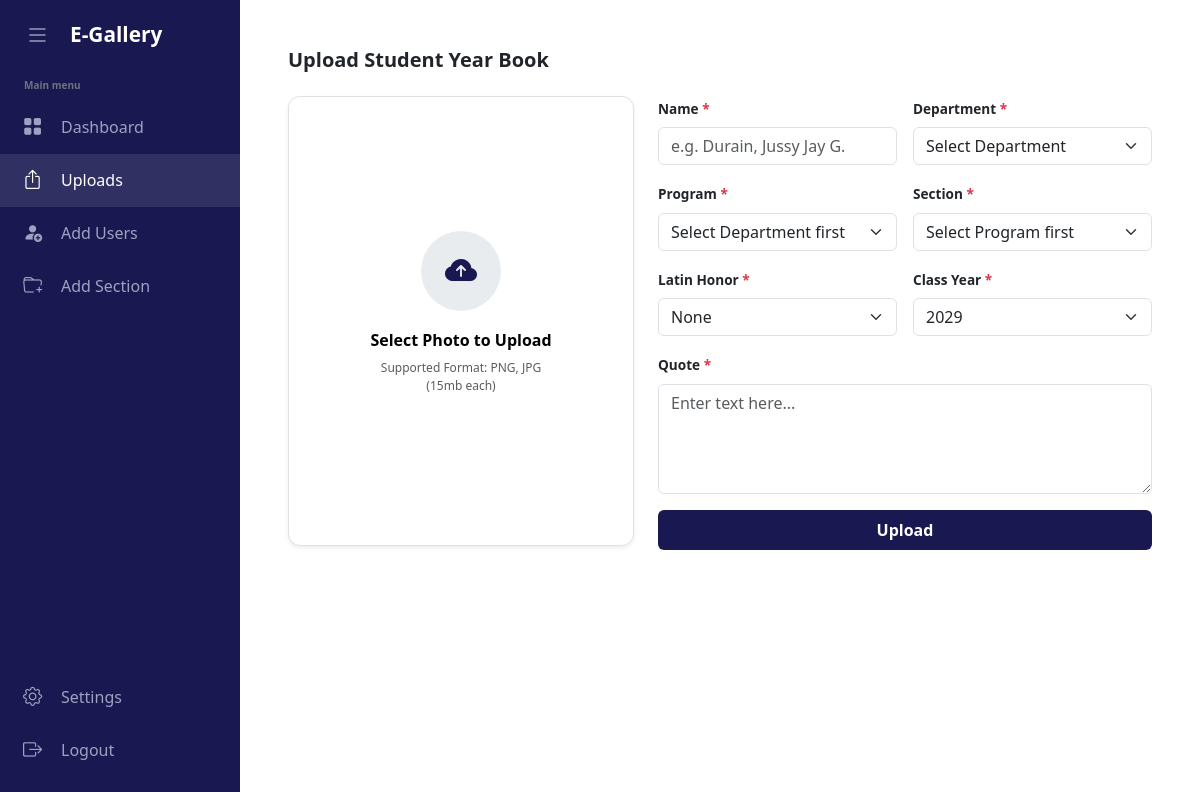
Screenshot of /public/admin/upload.php (signed in) with the database file from the repository.
### tables this page shows
CREATE TABLE `system_settings` (
  `id` int(11) NOT NULL,
  `setting_key` varchar(50) NOT NULL,
  `setting_value` varchar(255) NOT NULL
);

CREATE TABLE `class_years` (
  `id` int(11) NOT NULL,
  `year` varchar(4) NOT NULL
);

### public/admin/includes/sidebar.php
<?php
$currentPage = basename(parse_url($_SERVER["REQUEST_URI"], PHP_URL_PATH));
?>
<nav class="sidebar d-flex flex-column justify-content-between" id="sidebar">
    <div>
        <div class="sidebar-header">
            <button class="menu-toggle-btn" onclick="toggleSidebar()">
                <i class="bi bi-list fs-4"></i>
            </button>
            <div class="sidebar-logo text-nowrap">
                <?php
                    $sysNameDisplay = 'E-Gallery';
                    if (isset($conn)) {
                        $sysNameQuery = $conn->query("SELECT setting_value FROM system_settings WHERE setting_key = 'system_name'");
                        if ($sysNameQuery && $sysNameQuery->num_rows > 0) {
                            $row = $sysNameQuery->fetch_assoc();
                            $sysNameDisplay = $row['setting_value'];
                        }
                    }
                    echo htmlspecialchars($sysNameDisplay);
                ?>
            </div>
        </div>
        <small class="text-secondary px-4 mt-2 d-block fw-bold menu-label" style="font-size: 10px;">Main menu</small>
        <ul class="nav flex-column mt-2">
            <li class="nav-item">
                <a href="index" class="nav-link <?php echo ($currentPage === 'index' || $currentPage === 'index.php') ? 'active' : ''; ?>">
                    <i class="bi bi-grid-fill me-3"></i> <span class="menu-text">Dashboard</span>
                </a>
            </li>
            <li class="nav-item">
                <a href="upload" class="nav-link <?php echo ($currentPage === 'upload' || $currentPage === 'upload.php') ? 'active' : ''; ?>">
                    <i class="bi bi-box-arrow-up me-3"></i> <span class="menu-text">Uploads</span>
                </a>
            </li>
            <li class="nav-item">
                <a href="#" class="nav-link" data-bs-toggle="modal" data-bs-target="#userModal">
                    <i class="bi bi-person-fill-add me-3"></i> <span class="menu-text">Add Users</span>
                </a>
            </li>
            <li class="nav-item">
                <a href="#" class="nav-link" data-bs-toggle="modal" data-bs-target="#sectionModal">
                    <i class="bi bi-folder-plus me-3"></i> <span class="menu-text">Add Section</span>
                </a>
            </li>
        </ul>
    </div>
    <ul class="nav flex-column mb-4">
        <li class="nav-item">
            <a href="#" class="nav-link" data-bs-toggle="modal" data-bs-target="#settingsModal">
                <i class="bi bi-gear me-3"></i> <span class="menu-text">Settings</span>
            </a>
        </li>
        <li class="nav-item">
            <a href="../../app/controllers/logoutController.php" class="nav-link">
                <i class="bi bi-box-arrow-right me-3"></i> <span class="menu-text">Logout</span>
            </a>
        </li>
    </ul>
</nav>

### public/admin/includes/upload_photo.php (shortened to what this page needs)
<div id="photoTab">
    <h5 class="fw-bold mb-4">Upload Student Year Book</h5>
    <div class="row g-4">
        <div class="col-lg-5">
            <div class="photo-upload-card text-center shadow-sm">
                <div id="uploadPlaceholder" onclick="document.getElementById('studentPhotoInput').click()">
                    <div class="upload-icon-wrapper mx-auto">
                        <i class="bi bi-cloud-arrow-up-fill"></i>
                    </div>
                    <h6 class="fw-bold mb-2 upload-title">Select Photo to Upload</h6>
                    <p class="text-muted small mb-3" style="font-size: 0.75rem;">Supported Format: PNG, JPG<br>(15mb each)</p>
                </div>
                </div>
        </div>
        <div class="col-lg-7">
            <div class="row g-3">
                <div class="col-md-6">
                    <label class="form-label">Name <span class="text-danger">*</span></label>
                    <input type="text" class="form-control" id="inputName" placeholder="e.g. Durain, Jussy Jay G.">
                </div>
                <div class="col-md-6">
                    <label class="form-label">Department <span class="text-danger">*</span></label>
                    <select class="form-select" id="photoDeptSelect" onchange="updatePrograms('photoDeptSelect', 'photoProgramSelect'); updatePhotoSections();">
                        <option value="" selected>Select Department</option>
                    </select>
                </div>
                <div class="col-md-6">
                    <label class="form-label">Program <span class="text-danger">*</span></label>
                    <select class="form-select" id="photoProgramSelect" onchange="updatePhotoSections()">
                        <option value="" selected>Select Department first</option>
                    </select>
                </div>
                <div class="col-md-6">
                    <label class="form-label">Section <span class="text-danger">*</span></label>
                    <select class="form-select" id="photoSectionSelect">
                        <option value="" selected>Select Program first</option>
                    </select>
                </div>
                <div class="col-md-6">
                    <label class="form-label">Latin Honor <span class="text-danger">*</span></label>
                    <select class="form-select" id="inputLatin">
                        <option value="None" selected>None</option>
                    </select>
                </div>
                <div class="col-md-6">
                    <label class="form-label">Class Year <span class="text-danger">*</span></label>
                    <select class="form-select" id="inputYear">
                        <?php if (!empty($allYears)): ?>
                            <?php foreach ($allYears as $y): ?>
                                <option value="<?php echo htmlspecialchars($y['year']); ?>" <?php echo ($defaultYear == $y['year']) ? 'selected' : ''; ?>>
                                    <?php echo htmlspecialchars($y['year']); ?>
                                </option>
                            <?php endforeach; ?>
                        <?php else: ?>
                            <option value="<?php echo htmlspecialchars($defaultYear); ?>" selected><?php echo htmlspecialchars($defaultYear); ?></option>
                        <?php endif; ?>
                    </select>
                </div>
                <div class="col-12">
                    <label class="form-label">Quote <span class="text-danger">*</span></label>
                    <textarea class="form-control" id="inputQuote" rows="4" placeholder="Enter text here..."></textarea>
                </div>
                <div class="col-12 mt-3">
                    <button type="button" class="btn btn-navy w-100 py-2 fw-bold" onclick="simulateUpload()">Upload</button>
                </div>
            </div>
        </div>
    </div>
</div>

### public/admin/assets/css/upload.css (style rules this page uses)
body { font-family: 'Segoe UI', Tahoma, Geneva, Verdana, sans-serif; margin: 0; overflow-x: hidden; transition: background-color 0.3s, color 0.3s; }
.sidebar { width: 240px; height: 100vh; background-color: #1A1851; color: white; position: fixed; z-index: 1000; transition: width 0.3s cubic-bezier(0.25, 0.8, 0.25, 1), transform 0.3s ease; overflow-x: hidden; }
.sidebar-header { display: flex; align-items: center; padding: 15px 15px; height: 70px; }
.menu-toggle-btn { background: transparent; border: none; color: #a0a0c0; width: 45px; height: 45px; border-radius: 50%; display: flex; align-items: center; justify-content: center; transition: 0.2s; cursor: pointer; flex-shrink: 0; }
.sidebar-logo { font-size: 1.3rem; font-weight: bold; margin-left: 10px; }
.sidebar .nav-link { color: #a0a0c0; padding: 12px 20px; transition: 0.3s; text-decoration: none; display: flex; align-items: center; white-space: nowrap; }
.sidebar .nav-link i { font-size: 1.2rem; width: 25px; text-align: center; }
.sidebar .nav-link:hover, .sidebar .nav-link.active { color: white; background: rgba(255, 255, 255, 0.1); }
.dashboard-card, .photo-upload-card, .user-table-wrapper { background-color: var(--bs-body-bg); border: 1px solid var(--bs-border-color); border-radius: 12px; box-shadow: 0 4px 15px rgba(0,0,0,0.03); padding: 25px; }
.btn-navy { background-color: #1A1851 !important; color: white !important; font-weight: 800; border: none; border-radius: 6px; padding: 8px 24px; transition: 0.3s; }

### public/admin/assets/css/upload_photo.css (style rules this page uses)
.photo-upload-card { border-radius: 12px; padding: 40px; min-height: 450px; display: flex; flex-direction: column; align-items: center; justify-content: center; }
#uploadPlaceholder { cursor: pointer; padding: 20px; border-radius: 12px; transition: all 0.3s ease; }
.upload-icon-wrapper { width: 80px; height: 80px; background-color: var(--bs-secondary-bg); border-radius: 50%; display: flex; align-items: center; justify-content: center; margin-bottom: 20px; transition: transform 0.2s ease; }
.upload-icon-wrapper i { font-size: 2rem; color: #1A1851; }
.form-label { font-weight: 800; font-size: 0.85rem; }
.upload-title { color: #000; }

### rows the page displays
system_settings: setting_value "E-Gallery"
system_settings: setting_value.year "2029"
